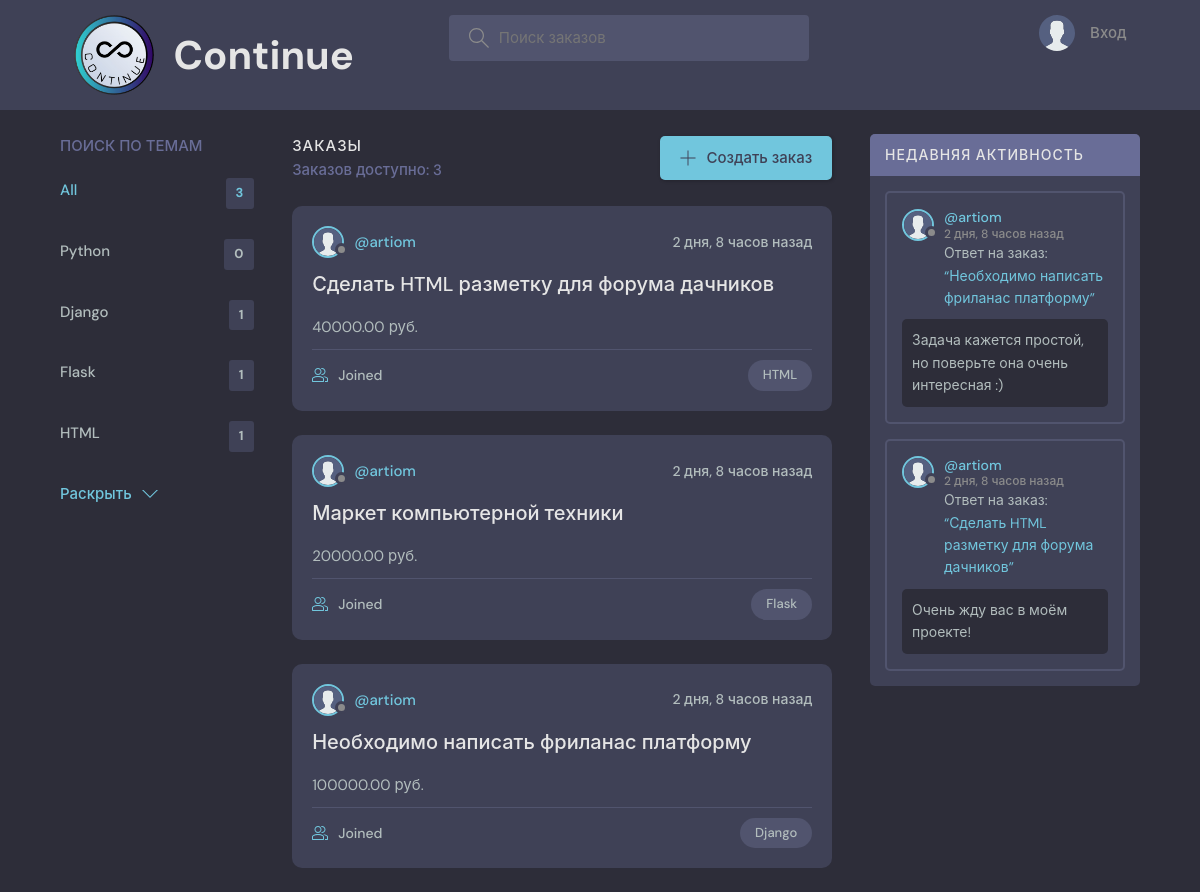
The app's page /, older data.
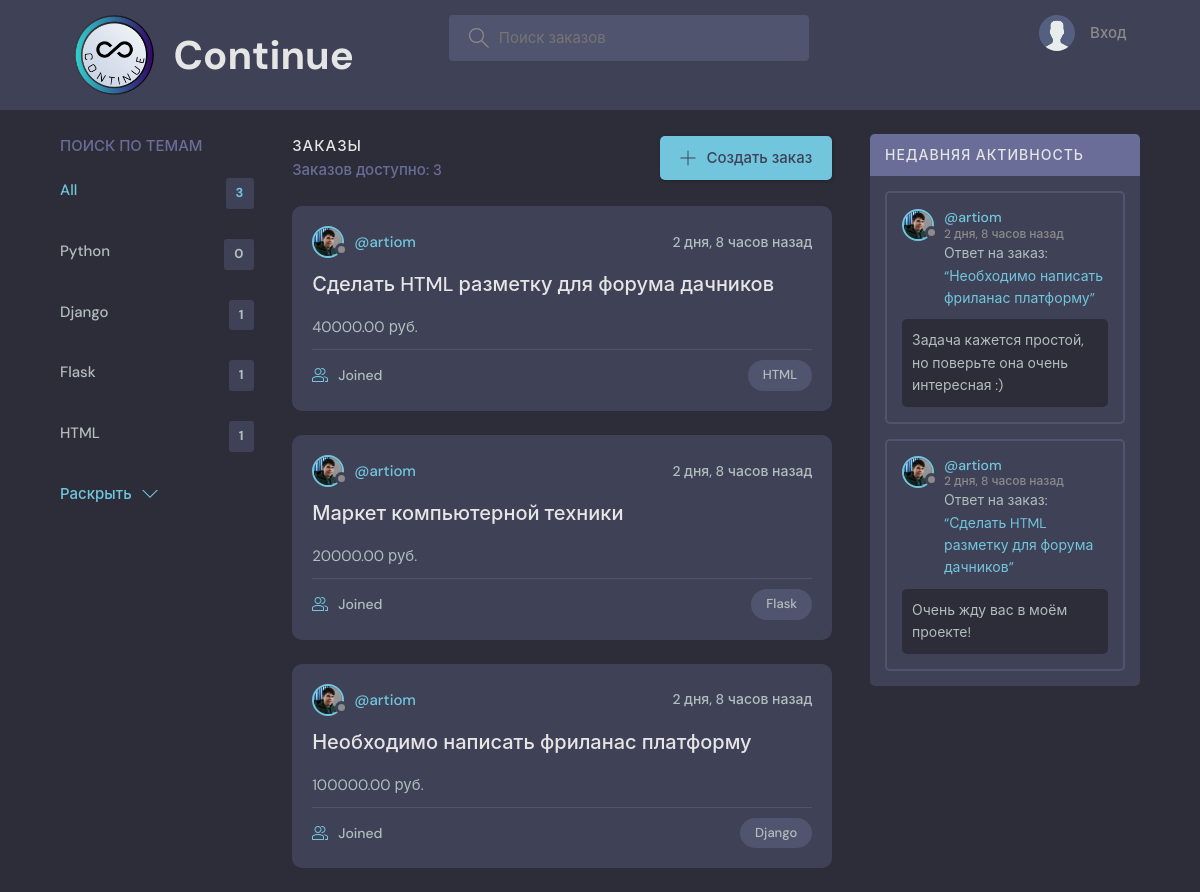
The same page, newer data.
### base/models.py (models this page shows, shortened)
class Job(models.Model):
    name = models.CharField(max_length=200)
    description = models.TextField(null=True, blank=True)
    cost = models.DecimalField(max_digits=20, decimal_places=2, null=False)
    created = models.DateTimeField(auto_now_add=True)
    updated = models.DateTimeField(auto_now=True)
    topic = models.ForeignKey(Topic, on_delete=models.SET_NULL, null=True)
    status = models.ForeignKey(JobStatus, on_delete=models.SET_NULL, null=True)
    class Meta:
        ordering = ['-updated', '-created']

class User(AbstractUser):
    name = models.CharField(max_length=200, null=True)
    email = models.EmailField(unique=True)
    bio = models.TextField(null=True)
    avatar = models.ImageField(null=True, default='avatar.svg')
    balance = models.DecimalField(max_digits=20, decimal_places=2, null=False, default=0)
    USERNAME_FIELD = 'email'
    REQUIRED_FIELDS = []

class Message(models.Model):
    user = models.ForeignKey(User, on_delete=models.CASCADE)
    job = models.ForeignKey(Job, on_delete=models.CASCADE)
    body = models.TextField()
    updated = models.DateTimeField(auto_now=True)
    created = models.DateTimeField(auto_now_add=True)
    class Meta:
        ordering = ['-updated', '-created']

class Topic(models.Model):
    name = models.CharField(max_length=200)

### base/views.py (the view)
# urls.py: path('', views.home, name="home"),
def home(request):
    q = request.GET.get('q') if request.GET.get('q') != None else ''
    jobs = Job.objects.filter(
        Q(topic__name__icontains=q) |
        Q(name__icontains=q) |
        Q(description__icontains=q)
    )
    topics = Topic.objects.all()[0:5]
    job_count = jobs.count()
    job_messages = Message.objects.filter(
        Q(job__topic__name__icontains=q))[0:3]
    job_to_customer = get_job_to_customer(jobs)
    context = {'jobs': jobs,
               'job_to_customer': job_to_customer,
               'topics': topics,
               'job_count': job_count,
               'job_messages': job_messages}
    return render(request, 'base/home.html', context)

### base/views.py (called while the page is built)
def get_job_to_customer(jobs):
    job_to_customer = {}  # Создаем пустой словарь
    for job in jobs:
        customer = get_customer(job)
        if customer:
            job_to_customer[job] = customer
    return job_to_customer

def get_customer(job):
    customer_id = Match.objects.filter(job=job, type=MatchType.objects.get_or_create(name='Customer')[0]).values('user')
    job_customer = User.objects.filter(id=customer_id[0]['user'])[0]
    return job_customer

### base/templates/base/home.html (shortened to what this page needs)
{% extends 'main.html' %} # TODO: баг поиска по типам работы
{% block content %}
<main class="layout layout--3">
  <div class="container">
    {% include 'base/topics_component.html' %}
    <div class="jobList">
      <div class="jobList__header">
        <div>
          <h2>Заказы</h2>
          <p>Заказов доступно: {{job_count}}</p>
        </div>
        <a class="btn btn--main" href="{% url 'create-job' %}">
          <svg version="1.1" xmlns="http://www.w3.org/2000/svg" width="32" height="32" viewBox="0 0 32 32">
            <title>add</title>
            <path
              d="M16.943 0.943h-1.885v14.115h-14.115v1.885h14.115v14.115h1.885v-14.115h14.115v-1.885h-14.115v-14.115z">
            </path>
          </svg>
          Создать заказ
        </a>
      </div>
      {% include 'base/feed_component.html' %}
    </div>
    {% include 'base/activity_component.html' %}
  </div>
</main>
{% endblock %}

### base/templates/base/feed_component.html (shortened to what this page needs)
{% for job, job_customer  in job_to_customer.items %}
<div class="jobListJob">
    <div class="jobListJob__header">
        <a href="{% url 'user-profile' job_customer.id %}" class="jobListJob__author">
            <div class="avatar avatar--small">
                <img src="{{job_customer.avatar.url}}" />
            </div>
            <span>@{{job_customer.username}}</span>
        </a>
        <div class="jobListJob__actions">
            <span>{{job.created|timesince}} назад</span>
        </div>
    </div>
    <div class="jobListJob__content">
        <a href="{% url 'job' job.id %}">{{job.name}}</a>
        <p><span class="cost">{{job.cost}} руб.</span></p>
    </div>
    <div class="jobListJob__meta">
        <a href="{% url 'job' job.id %}" class="jobListJob__joined">
            {{job_participants.count}} Joined
        </a>
        <p class="jobListJob__topic">{{job.topic.name}}</p>
    </div>
</div>
{% endfor %}

### base/templates/base/activity_component.html (shortened to what this page needs)
<div class="activities">
    <div class="activities__header">
        <h2>Недавняя активность</h2>
    </div>
    {% for message in job_messages %}
    <div class="activities__box">
        <div class="activities__boxHeader jobListJob__header">
            <a href="{% url 'user-profile' message.user.id %}" class="jobListJob__author">
                <div class="avatar avatar--small">
                    <img src="{{message.user.avatar.url}}" />
                </div>
                <p>
                    @{{message.user.username}}
                    <span>{{message.created|timesince}} назад</span>
                </p>
            </a>
        </div>
        <div class="activities__boxContent">
            <div>Ответ на заказ: <a href="{% url 'job' message.job.id %}">“{{message.job.name}}”</a></div>
            <div class="activities__boxJobContent">{{message.body}}</div>
        </div>
    </div>
    {% endfor %}
</div>

Row changes from the older to the newer data that the page shows:
changed through a linked row, Job "Сделать HTML разметку для форума дачников": avatar: picture added in place of a placeholder
changed through a linked row, Job "Маркет компьютерной техники": avatar: picture added in place of a placeholder
changed through a linked row, Job "Необходимо написать фриланас платформу": avatar: picture added in place of a placeholder
changed through a linked row, Message "Задача кажется простой, но поверьте она очень интересная :)": user.avatar: picture added in place of a placeholder
changed through a linked row, Message "Очень жду вас в моём проекте!": user.avatar: picture added in place of a placeholder
